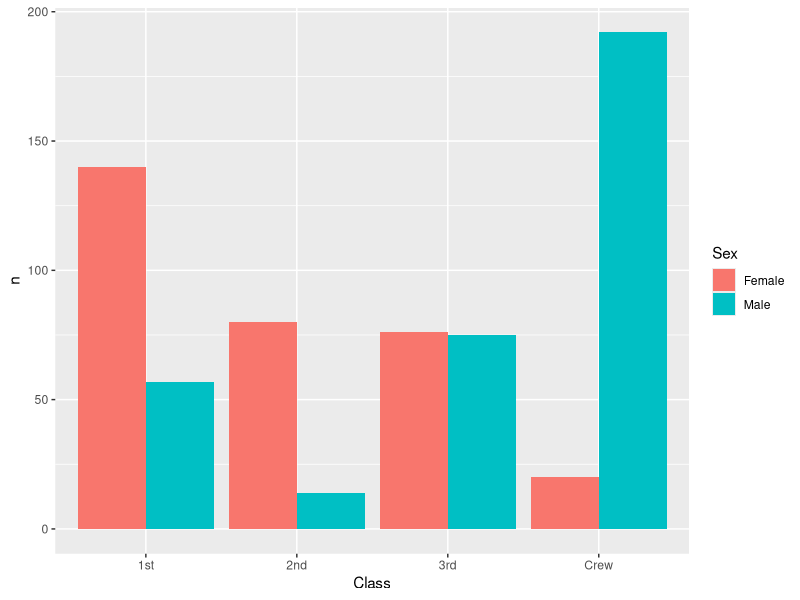
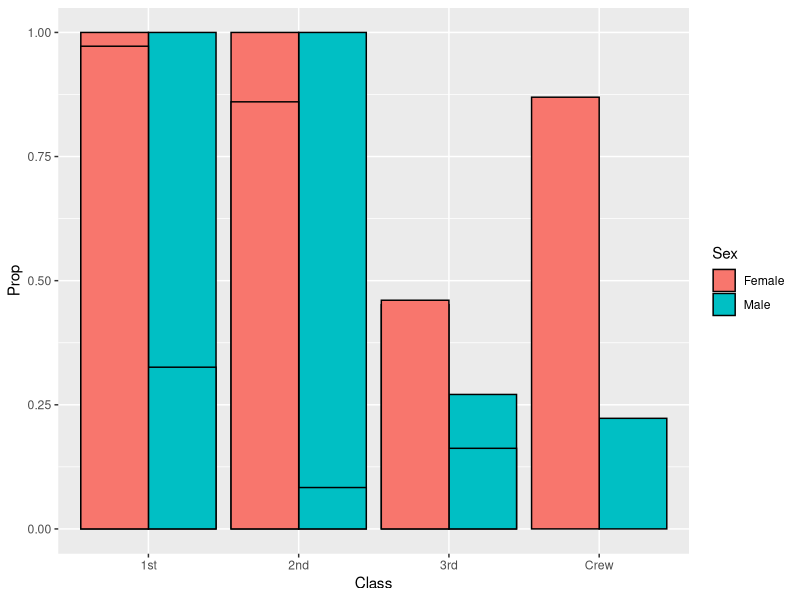
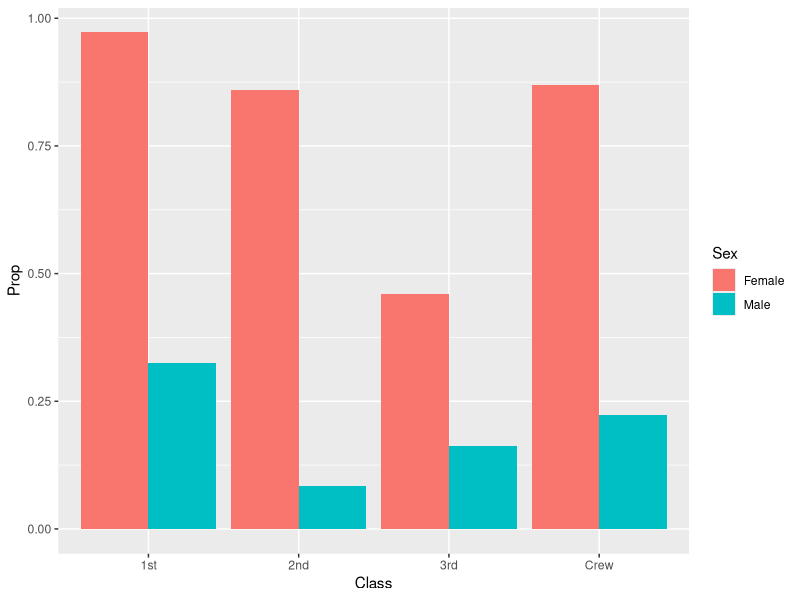

Reproduce these figures in R, in order.
## ---- chunk 1
library(tidyverse)

df_titanic <- as_tibble(Titanic)
## ---- chunk 2
## TASK: Perform a `glimpse` of df_titanic
glimpse(df_titanic)
## ---- chunk 3
## NOTE: No need to edit! We'll cover how to
## do this calculation in a later exercise.
df_titanic %>% summarize(total = sum(n))
## ---- chunk 4
## TASK: Visualize counts against `Class` and `Sex`
df_survived <- df_titanic %>% filter(Survived == "Yes")
df_survived %>% 
  ggplot() + 
  geom_col(aes(x = Class, y = n, fill = Sex), position = "dodge")
## ---- chunk 5
## NOTE: No need to edit! We'll cover how to
## do this calculation in a later exercise.
df_prop <-
  df_titanic %>%
  group_by(Class, Sex, Age) %>%
  mutate(
    Total = sum(n),
    Prop = n / Total
  ) %>%
  ungroup()
df_prop
## ---- chunk 6
df_survived <- df_prop %>% filter(Survived == "Yes")
df_survived %>% 
  ggplot() + 
  geom_col(aes(x = Class, y = Prop, fill = Sex), color = "black", position = "dodge")

## ---- chunk 7
df_survived <- df_prop %>% filter(Survived == "Yes", Age == "Adult")

df_survived %>%
  ggplot() +
  geom_col(
    mapping = aes(x = Class, y = Prop , fill = Sex),
    position = "dodge")
